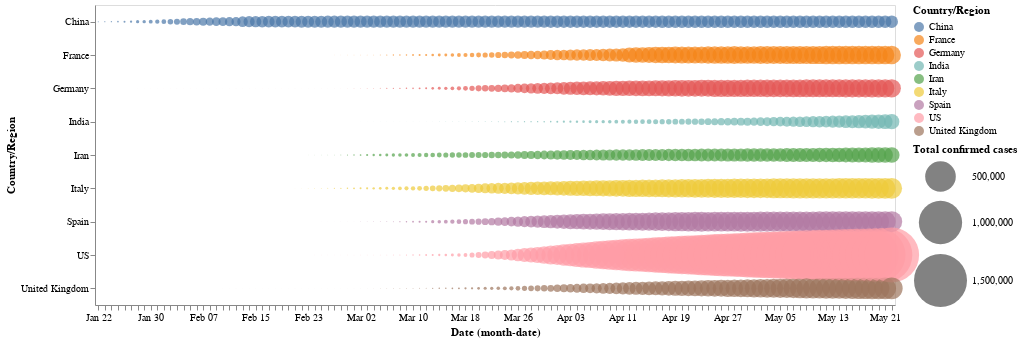

This figure's notebook cell:
### Markdown cell above
Let's create circle chart for the daily **Total cases**

### Code cell
alt.Chart(selected_countries).mark_circle().encode(
    x='monthdate(Date):O',
    y='Country/Region',
    color='Country/Region',
    size=alt.Size('Confirmed:Q',
        scale=alt.Scale(range=[0, 3000]),
        legend=alt.Legend(title='Total confirmed cases')
    ) 
).properties(
    width=800,
    height=300
) # taking the selected_countries as given in the row.

### Figure 1 — Vega-Lite specification as saved in the notebook (floating-point values rounded to 4 significant figures; data arrays with more than 128 entries replaced by an {"elided": "..."} marker saying what was removed)
{"config": {"view": {"continuousWidth": 400, "continuousHeight": 300}}, "data": {"name": "data-a1d1d8988cda9a077bed1a902f90c001"}, "mark": "circle", "encoding": {"color": {"type": "nominal", "field": "Country/Region"}, "size": {"type": "quantitative", "field": "Confirmed", "legend": {"title": "Total confirmed cases"}, "scale": {"range": [0, 3000]}}, "x": {"type": "ordinal", "field": "Date", "timeUnit": "monthdate"}, "y": {"type": "nominal", "field": "Country/Region"}}, "height": 300, "width": 800, "$schema": "https://vega.github.io/schema/vega-lite/v4.8.1.json", "datasets": {"data-a1d1d8988cda9a077bed1a902f90c001": {"elided": "1098 records"}}}
